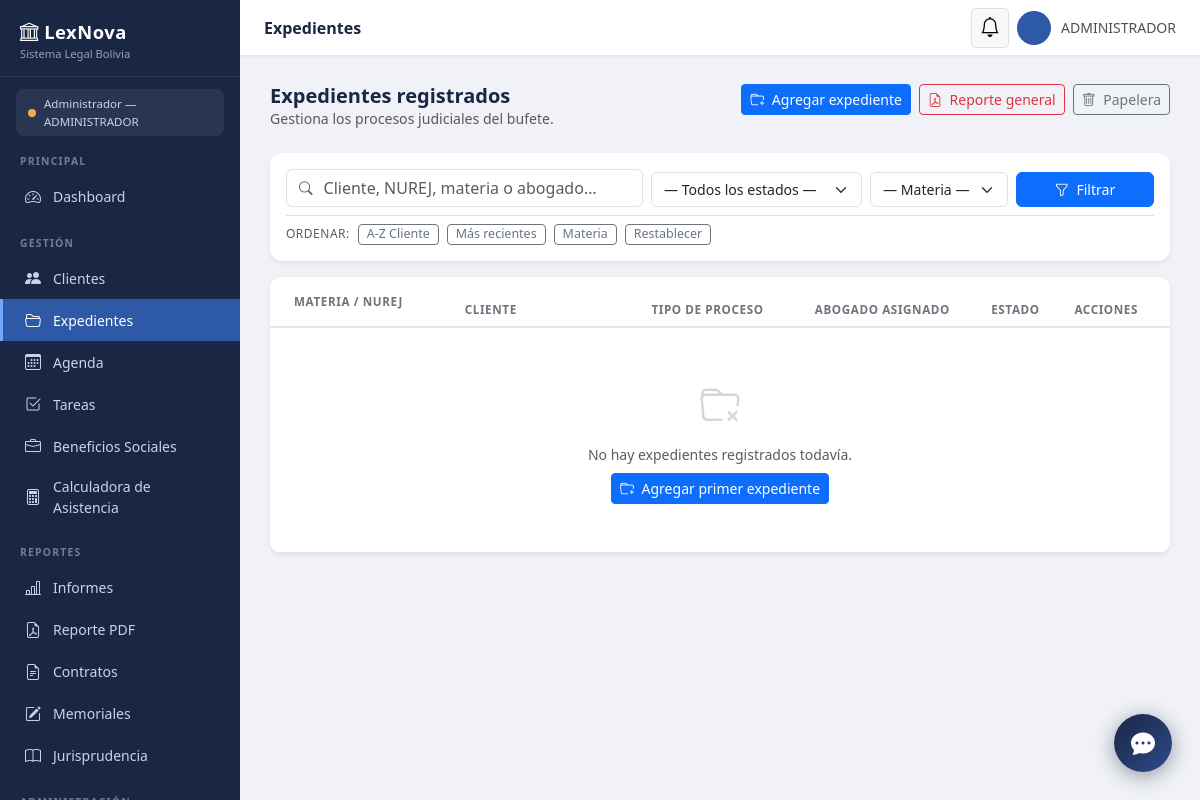
Before: /casos/lista/ (signed in) with the older database file.
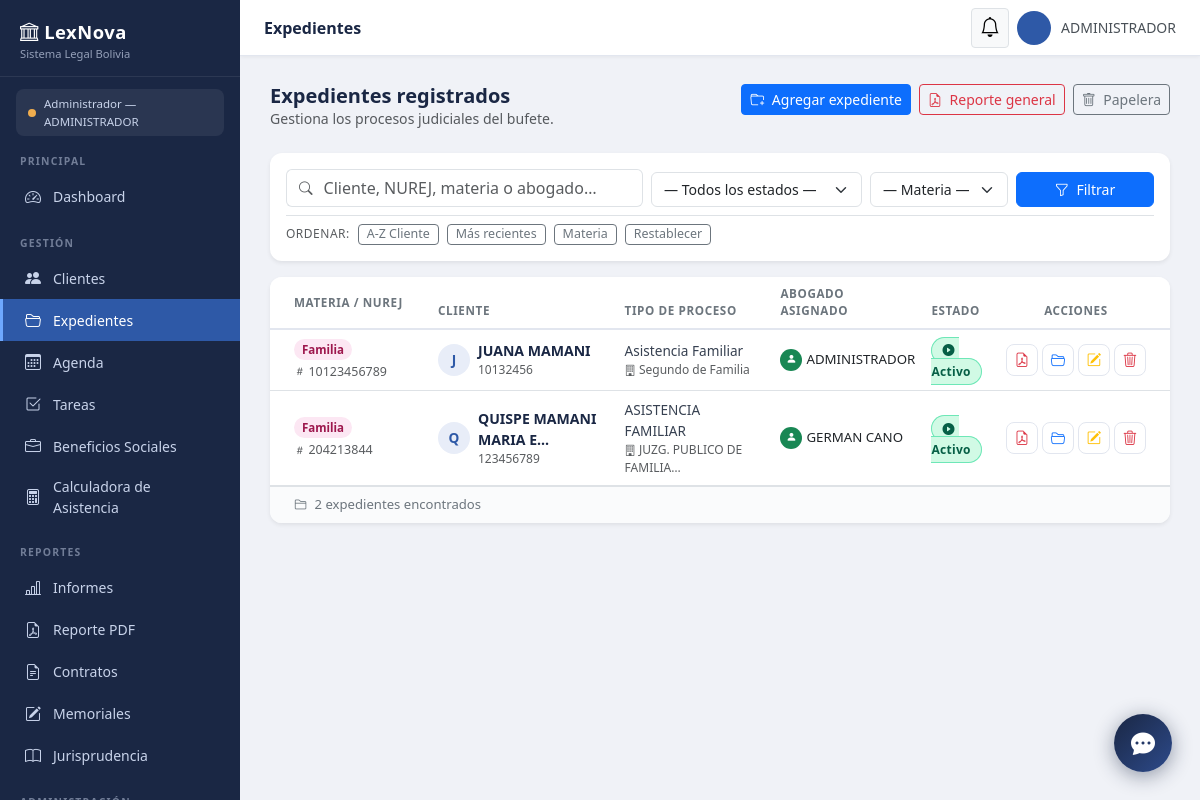
After: the same page with the newer database file.
### control_legal/models.py (models this page shows, shortened)
class Expediente(models.Model):
    ESTADO_ACTIVO    = 'activo'
    ESTADO_CONCLUIDO = 'concluido'
    ESTADO_ARCHIVADO = 'archivado'
    ESTADO_ABANDONO  = 'abandono'   # ← NUEVO
    ESTADOS = [
        (ESTADO_ACTIVO,    'Activo'),
        (ESTADO_CONCLUIDO, 'Concluido'),
        (ESTADO_ARCHIVADO, 'Archivado'),
        (ESTADO_ABANDONO,  'Abandono'),  # ← NUEVO
    ]
    MATERIAS = [
        ('Civil',           'Civil'),
        ('Penal',           'Penal'),
        ('Familia',         'Familia'),
        ('Laboral',         'Laboral'),
        ('Administrativo',  'Administrativo'),
        ('Constitucional',  'Constitucional'),
        ('Otro',            'Otro'),
    ]
    cliente = models.ForeignKey(
        Cliente, on_delete=models.PROTECT,
        related_name='expedientes',
        verbose_name="Cliente"
    )
    abogado_asignado = models.ForeignKey(
        User, on_delete=models.SET_NULL,
        null=True, blank=True,
        related_name='expedientes',
        verbose_name="Abogado responsable"
    )
    numero_expediente = models.CharField(max_length=50, blank=True, verbose_name="N° de expediente")
    nurej             = models.CharField(max_length=50, blank=True, verbose_name="NUREJ")
    juzgado           = models.CharField(max_length=200, blank=True, verbose_name="Juzgado")
    materia           = models.CharField(max_length=50, choices=MATERIAS, default='Civil', verbose_name="Materia")
    tipo_proceso      = models.CharField(max_length=100, blank=True, verbose_name="Tipo de proceso")
    descripcion       = models.TextField(blank=True, verbose_name="Descripción del caso")
    estado            = models.CharField(max_length=20, choices=ESTADOS, default=ESTADO_ACTIVO, verbose_name="Estado")
    fecha_inicio      = models.DateField(auto_now_add=True, verbose_name="Fecha de inicio")
    fecha_conclusion  = models.DateField(null=True, blank=True, verbose_name="Fecha de conclusión")
    activo = models.BooleanField(default=True)
    class Meta:
        ordering = ['-fecha_inicio']
        verbose_name = "Expediente"
        verbose_name_plural = "Expedientes"

class Cliente(models.Model):
    ci              = models.CharField(max_length=20, unique=True, verbose_name="Cédula de identidad")
    nombre_completo = models.CharField(max_length=200, verbose_name="Nombre completo")
    telefono        = models.CharField(max_length=20, blank=True, verbose_name="Teléfono")
    email           = models.EmailField(blank=True, verbose_name="Correo electrónico")
    direccion       = models.TextField(blank=True, verbose_name="Dirección")
    abogado_asignado = models.ForeignKey(
        User, on_delete=models.SET_NULL,
        null=True, blank=True,
        related_name='clientes',
        verbose_name="Abogado asignado"
    )
    codigo_acceso = models.CharField(
        max_length=12, unique=True, blank=True, null=True,
        verbose_name="Código de acceso del cliente"
    )
    notas_internas = models.TextField(blank=True, verbose_name="Notas internas")
    fecha_registro = models.DateTimeField(auto_now_add=True)
    activo         = models.BooleanField(default=True)
    class Meta:
        ordering = ['nombre_completo']
        verbose_name = "Cliente"
        verbose_name_plural = "Clientes"

### control_legal/views.py (the view, shortened to what this page needs)
# urls.py: path('lista/',                    views.listar_casos,      name='listar_casos'),
@login_required
def listar_casos(request):
    busqueda       = request.GET.get('buscar', '')
    criterio       = request.GET.get('orden', 'id')
    estado_filtro  = request.GET.get('estado', '')
    materia_filtro = request.GET.get('materia', '')
    casos = Expediente.objects.filter(activo=True).select_related(
        'cliente', 'abogado_asignado'
    )
    if estado_filtro:
        casos = casos.filter(estado=estado_filtro)
    if materia_filtro:
        casos = casos.filter(materia=materia_filtro)
    orden = {
        'nombre':  'cliente__nombre_completo',
        'fecha':   '-fecha_inicio',
        'materia': 'materia',
        'id':      'id',
    }
    casos = casos.order_by(orden.get(criterio, '-fecha_inicio'))
    return render(request, 'control_legal/listar_casos.html', {
        'casos':          casos,
        'busqueda':       busqueda,
        'estado_filtro':  estado_filtro,
        'materia_filtro': materia_filtro,
    })

### control_legal/templates/control_legal/listar_casos.html (shortened to what the changed rows need)
{% extends "base.html" %}
{% block contenido %}
<div class="card border-0 shadow-sm" style="border-radius:12px; overflow:hidden;">
    <div class="table-responsive">
        <table class="table table-hover align-middle mb-0" style="font-size:.875rem;">
            <thead style="background:#f8f9fc; border-bottom:2px solid #e2e6ef;">
                <tr>
                    <th class="ps-4 py-3" style="font-size:.73rem; text-transform:uppercase; letter-spacing:.6px; color:#6c757d; font-weight:600; min-width:160px;">
                        Materia / NUREJ
                    </th>
                    <th style="font-size:.73rem; text-transform:uppercase; letter-spacing:.6px; color:#6c757d; font-weight:600; min-width:160px;">
                        Cliente
                    </th>
                    <th style="font-size:.73rem; text-transform:uppercase; letter-spacing:.6px; color:#6c757d; font-weight:600; min-width:140px;">
                        Tipo de proceso
                    </th>
                    <th style="font-size:.73rem; text-transform:uppercase; letter-spacing:.6px; color:#6c757d; font-weight:600; min-width:130px;">
                        Abogado asignado
                    </th>
                    <th style="font-size:.73rem; text-transform:uppercase; letter-spacing:.6px; color:#6c757d; font-weight:600;">
                        Estado
                    </th>
                    <th class="text-center pe-4" style="font-size:.73rem; text-transform:uppercase; letter-spacing:.6px; color:#6c757d; font-weight:600;">
                        Acciones
                    </th>
                </tr>
            </thead>
            <tbody>
                {% for caso in casos %}
                <tr>
                    <td class="ps-4">
                        {% if caso.materia == 'Civil' %}
                            <span class="materia-pill" style="background:#dbeafe; color:#1d4ed8;">Civil</span>
                        {% elif caso.materia == 'Penal' %}
                            <span class="materia-pill" style="background:#fee2e2; color:#991b1b;">Penal</span>
                        {% elif caso.materia == 'Familia' %}
                            <span class="materia-pill" style="background:#fce7f3; color:#9d174d;">Familia</span>
                        {% elif caso.materia == 'Laboral' %}
                            <span class="materia-pill" style="background:#dcfce7; color:#166534;">Laboral</span>
                        {% elif caso.materia == 'Administrativo' %}
                            <span class="materia-pill" style="background:#ffedd5; color:#9a3412;">Administrativo</span>
                        {% elif caso.materia == 'Constitucional' %}
                            <span class="materia-pill" style="background:#ede9fe; color:#5b21b6;">Constitucional</span>
                        {% else %}
                            <span class="materia-pill" style="background:#f1f5f9; color:#475569;">{{ caso.materia }}</span>
                        {% endif %}
                        <div class="text-muted mt-1" style="font-size:.78rem;">
                            {% if caso.nurej %}
                                <i class="bi bi-hash" style="font-size:.7rem;"></i> {{ caso.nurej }}
                            {% else %}
                                <span class="opacity-50">Sin NUREJ</span>
                            {% endif %}
                        </div>
                    </td>
                    <td>
                        <div class="d-flex align-items-center gap-2">
                            <div class="rounded-circle d-flex align-items-center justify-content-center flex-shrink-0"
                                 style="width:32px; height:32px; background:#e8edf8; color:#2e59a7; font-weight:700; font-size:.85rem;">
                                {{ caso.cliente.nombre_completo|first|upper }}
                            </div>
                            <div>
                                <a href="{% url 'detalle_cliente' caso.cliente.pk %}"
                                   class="fw-semibold text-decoration-none"
                                   style="color:#1a2744; font-size:.88rem;">
                                    {{ caso.cliente.nombre_completo|truncatechars:22 }}
                                </a>
                                <div class="text-muted" style="font-size:.75rem;">{{ caso.cliente.ci }}</div>
                            </div>
                        </div>
                    </td>
                    <td>
                        <span style="font-size:.85rem; color:#374151;">
                            {{ caso.tipo_proceso|default:'—'|truncatechars:28 }}
                        </span>
                        {% if caso.juzgado %}
                        <div class="text-muted" style="font-size:.75rem;">
                            <i class="bi bi-building" style="font-size:.7rem;"></i>
                            {{ caso.juzgado|truncatechars:25 }}
                        </div>
                        {% endif %}
                    </td>
                    <td>
                        {% if caso.abogado_asignado %}
                        <div class="d-flex align-items-center gap-1">
                            <div class="rounded-circle bg-success d-flex align-items-center justify-content-center flex-shrink-0"
                                 style="width:22px; height:22px;">
                                <i class="bi bi-person-fill text-white" style="font-size:.65rem;"></i>
                            </div>
                            <span style="font-size:.83rem;">
                                {{ caso.abogado_asignado.get_full_name|default:caso.abogado_asignado.username|truncatechars:18 }}
                            </span>
                        </div>
                        {% else %}
                        <span class="text-muted" style="font-size:.82rem;">
                            <i class="bi bi-dash-circle me-1 opacity-50"></i>Sin asignar
                        </span>
                        {% endif %}
                    </td>
                    <td>
                        {% if caso.estado == 'activo' %}
                            <span class="estado-badge estado-activo">
                                <i class="bi bi-play-circle-fill me-1"></i>Activo
                            </span>
                        {% elif caso.estado == 'concluido' %}
                            <span class="estado-badge estado-concluido">
                                <i class="bi bi-check-circle-fill me-1"></i>Concluido
                            </span>
                        {% elif caso.estado == 'archivado' %}
                            <span class="estado-badge estado-archivado">
                                <i class="bi bi-archive-fill me-1"></i>Archivado
                            </span>
                        {% elif caso.estado == 'abandono' %}
                            <span class="estado-badge estado-abandono">
                                <i class="bi bi-exclamation-triangle-fill me-1"></i>Abandono
                            </span>
                        {% else %}
                            <span class="estado-badge estado-archivado">{{ caso.get_estado_display }}</span>
                        {% endif %}
                    </td>
                    <td class="text-center pe-4">
                        <div class="d-flex justify-content-center gap-1">
                            <a href="{% url 'reporte_un_caso' caso.pk %}"
                               class="btn-accion text-danger" title="Generar reporte PDF del expediente"
                               target="_blank">
                                <i class="bi bi-file-earmark-pdf"></i>
                            </a>
                            <a href="{% url 'detalle_caso' caso.pk %}"
                               class="btn-accion text-primary" title="Abrir expediente">
                                <i class="bi bi-folder2-open"></i>
                            </a>
                            <a href="{% url 'editar_caso' caso.pk %}"
                               class="btn-accion text-warning" title="Editar expediente">
                                <i class="bi bi-pencil-square"></i>
                            </a>
                            <a href="{% url 'eliminar_caso' caso.pk %}"
                               class="btn-accion text-danger" title="Mover a papelera"
                               onclick="return confirm('¿Mover este expediente a la papelera?')">
                                <i class="bi bi-trash3"></i>
                            </a>
                        </div>
                    </td>
                </tr>
                {% empty %}
                <tr>
                    <td colspan="6" class="text-center text-muted py-5">
                        <i class="bi bi-folder-x fs-1 d-block mb-2 opacity-25"></i>
                        {% if busqueda or estado_filtro or materia_filtro %}
                            No se encontraron expedientes con los filtros aplicados.
                            <br>
                            <a href="{% url 'listar_casos' %}" class="btn btn-outline-secondary btn-sm mt-2">
                                <i class="bi bi-x-circle me-1"></i> Limpiar filtros
                            </a>
                        {% else %}
                            No hay expedientes registrados todavía.
                            <br>
                            <a href="{% url 'registrar_caso' %}" class="btn btn-primary btn-sm mt-2">
                                <i class="bi bi-folder-plus me-1"></i> Agregar primer expediente
                            </a>
                        {% endif %}
                    </td>
                </tr>
                {% endfor %}
            </tbody>
        </table>
    </div>
    {% if casos %}
    <div class="px-4 py-2 border-top d-flex align-items-center justify-content-between"
         style="background:#fafbfc; font-size:.82rem; color:#6c757d;">
        <span>
            <i class="bi bi-folder2 me-1"></i>
            {{ casos|length }} expediente{{ casos|length|pluralize }} encontrado{{ casos|length|pluralize }}
        </span>
    </div>
    {% endif %}
</div>
{% endblock %}

Changed rows visible on the page:
added Expediente: materia "Familia", nurej "10123456789", cliente.nombre_completo|first "J", cliente.nombre_completo "JUANA MAMANI", cliente.ci "10132456", tipo_proceso "Asistencia Familiar", juzgado "Segundo de Familia", abogado_asignado.get_full_name "ADMINISTRADOR", estado "activo" (drawn)
added Expediente: materia "Familia", nurej "204213844", cliente.nombre_completo|first "Q", cliente.nombre_completo "QUISPE MAMANI MARIA E…", cliente.ci "123456789", tipo_proceso "ASISTENCIA FAMILIAR", juzgado "JUZG. PUBLICO DE FAMILIA…", abogado_asignado.get_full_name "GERMAN CANO", estado "activo" (drawn)
Other visible differences:
{{ casos|length }}: (not shown) → "2"
text no longer shown: "No hay expedientes registrados todavía. Agregar primer expediente"
text now shown: "expediente encontrado"
